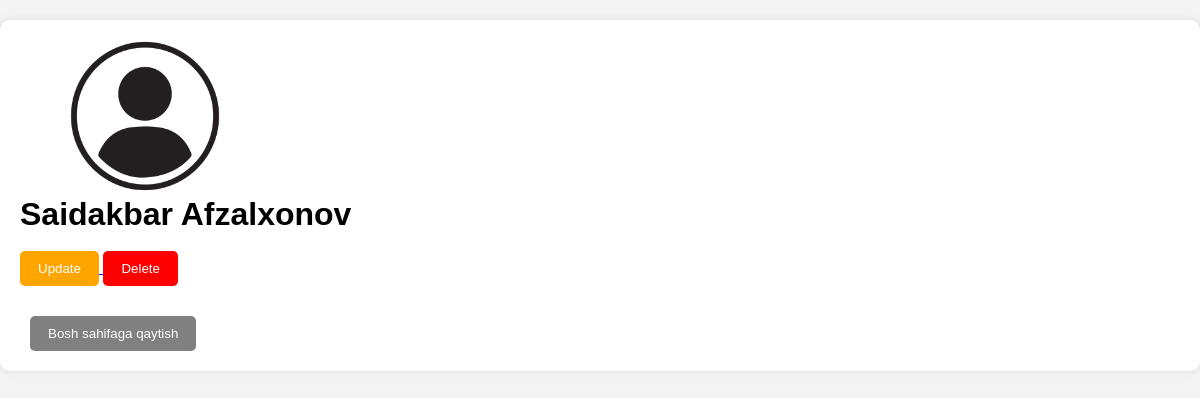
The app's page /user/saidakbar-afzalxonov-009710c4/ with its own data.
### application/models.py (models this page shows, shortened)
class CustomUser(AbstractUser):
    username = None
    email = models.EmailField(unique=True)
    USERNAME_FIELD = 'email'
    REQUIRED_FIELDS = ['first_name', 'last_name']
    phone_number = models.CharField(max_length=50, blank=False, null=False)
    slug = models.SlugField(unique=True, blank=True)
    picture = models.ImageField(upload_to='media/', blank=True, null=True)
    created_at = models.DateTimeField(auto_now_add=True)
    objects = CustomUserManager()

### application/views.py (the view)
# urls.py: path("user/<slug:slug>/", views.user_view, name='user_view'),
def user_view(request,slug):
    user=models.CustomUser.objects.get(slug=slug)
    return render(request,'user_view.html',{'user':user})

### templates/user_view.html (shortened to what this page needs)
{% extends 'base.html' %}
{% block content %}
<div class="card">
    {% if user.picture %}
        <img src="{{ user.picture.url }}" width="250">
    {% endif %}
    <h1>{{ user.first_name }} {{ user.last_name }}</h1>
    <br>
    <a href="{% url 'update_user' user.slug %}">
        <button class="btn-update">Update</button>
    </a>
    <a href="{% url 'delete_user' user.slug %}">
        <button class="btn-delete">Delete</button>
    </a>
    <br>
    <a href="{% url 'user_list' %}">
        <button class="btn-cancel">Bosh sahifaga qaytish</button>
    </a>
</div>
{% endblock %}

### static/css/style.css (style rules this page uses)
* { margin:0; padding:0; box-sizing:border-box; font-family:Arial, sans-serif; }
body { background:#f4f4f4; }
.card { background:white; padding:20px; margin-top:20px; border-radius:10px; box-shadow:0 0 10px rgba(0,0,0,0.1); }
button { padding:10px 18px; border:none; border-radius:5px; cursor:pointer; color:white; }
.btn-update { background:orange; }
.btn-delete { background:red; }
img { border-radius:10px; }
.btn-cancel { background:gray; margin-left:10px; margin-top: 30px; }

### records on screen
CustomUser: picture (picture), first_name "Saidakbar", last_name "Afzalxonov"
